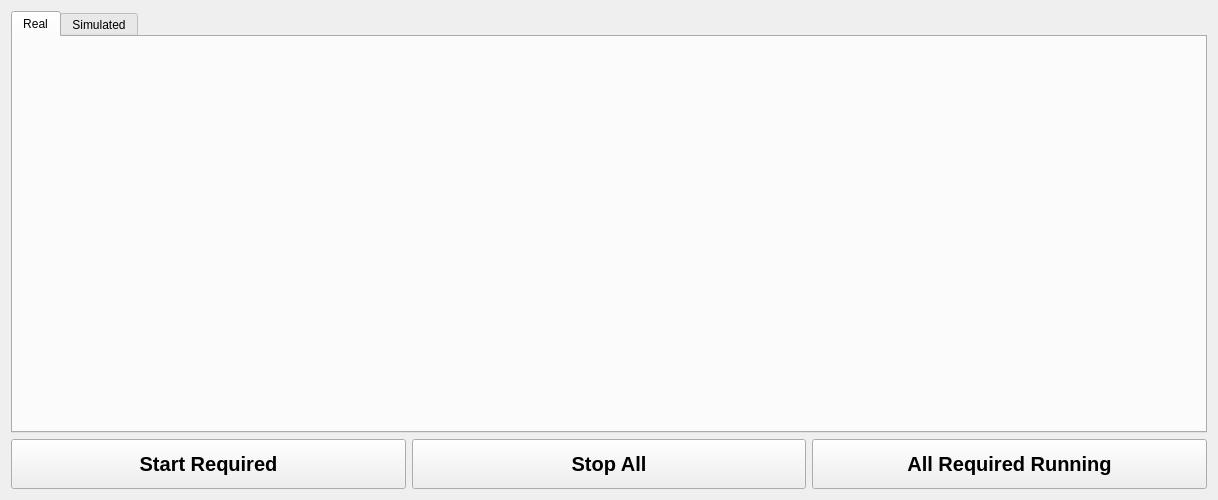
<?xml version="1.0" encoding="UTF-8"?>
<ui version="4.0">
 <class>LauncherGui</class>
 <widget class="QWidget" name="LauncherGui">
  <property name="geometry">
   <rect>
    <x>0</x>
    <y>0</y>
    <width>1218</width>
    <height>500</height>
   </rect>
  </property>
  <property name="sizePolicy">
   <sizepolicy hsizetype="Maximum" vsizetype="Maximum">
    <horstretch>0</horstretch>
    <verstretch>0</verstretch>
   </sizepolicy>
  </property>
  <property name="maximumSize">
   <size>
    <width>1900</width>
    <height>810</height>
   </size>
  </property>
  <property name="windowTitle">
   <string>Form</string>
  </property>
  <property name="styleSheet">
   <string notr="true"/>
  </property>
  <layout class="QVBoxLayout" name="verticalLayout">
   <item>
    <layout class="QHBoxLayout" name="horizontalLayout">
     <item>
      <layout class="QVBoxLayout" name="verticalLayout_2">
       <item>
        <widget class="QTabWidget" name="tabWidget">
         <property name="currentIndex">
          <number>0</number>
         </property>
         <widget class="QWidget" name="tab_real">
          <attribute name="title">
           <string>Real</string>
          </attribute>
         </widget>
         <widget class="QWidget" name="tab_simulated">
          <attribute name="title">
           <string>Simulated</string>
          </attribute>
         </widget>
        </widget>
       </item>
       <item>
        <layout class="QHBoxLayout" name="horizontalLayout_2">
         <item>
          <widget class="QPushButton" name="pushButton_start_all">
           <property name="minimumSize">
            <size>
             <width>200</width>
             <height>50</height>
            </size>
           </property>
           <property name="maximumSize">
            <size>
             <width>10000</width>
             <height>50</height>
            </size>
           </property>
           <property name="font">
            <font>
             <pointsize>15</pointsize>
             <bold>true</bold>
            </font>
           </property>
           <property name="styleSheet">
            <string notr="true"/>
           </property>
           <property name="text">
            <string>Start Required</string>
           </property>
          </widget>
         </item>
         <item>
          <widget class="QPushButton" name="pushButton_stop">
           <property name="minimumSize">
            <size>
             <width>200</width>
             <height>50</height>
            </size>
           </property>
           <property name="maximumSize">
            <size>
             <width>10000</width>
             <height>50</height>
            </size>
           </property>
           <property name="font">
            <font>
             <pointsize>15</pointsize>
             <bold>true</bold>
            </font>
           </property>
           <property name="text">
            <string>Stop All</string>
           </property>
          </widget>
         </item>
         <item>
          <widget class="QPushButton" name="pushButton_all_required_running">
           <property name="minimumSize">
            <size>
             <width>200</width>
             <height>50</height>
            </size>
           </property>
           <property name="maximumSize">
            <size>
             <width>10000</width>
             <height>50</height>
            </size>
           </property>
           <property name="font">
            <font>
             <pointsize>15</pointsize>
             <bold>true</bold>
            </font>
           </property>
           <property name="text">
            <string>All Required Running</string>
           </property>
          </widget>
         </item>
        </layout>
       </item>
      </layout>
     </item>
    </layout>
   </item>
  </layout>
 </widget>
 <resources/>
 <connections/>
</ui>
